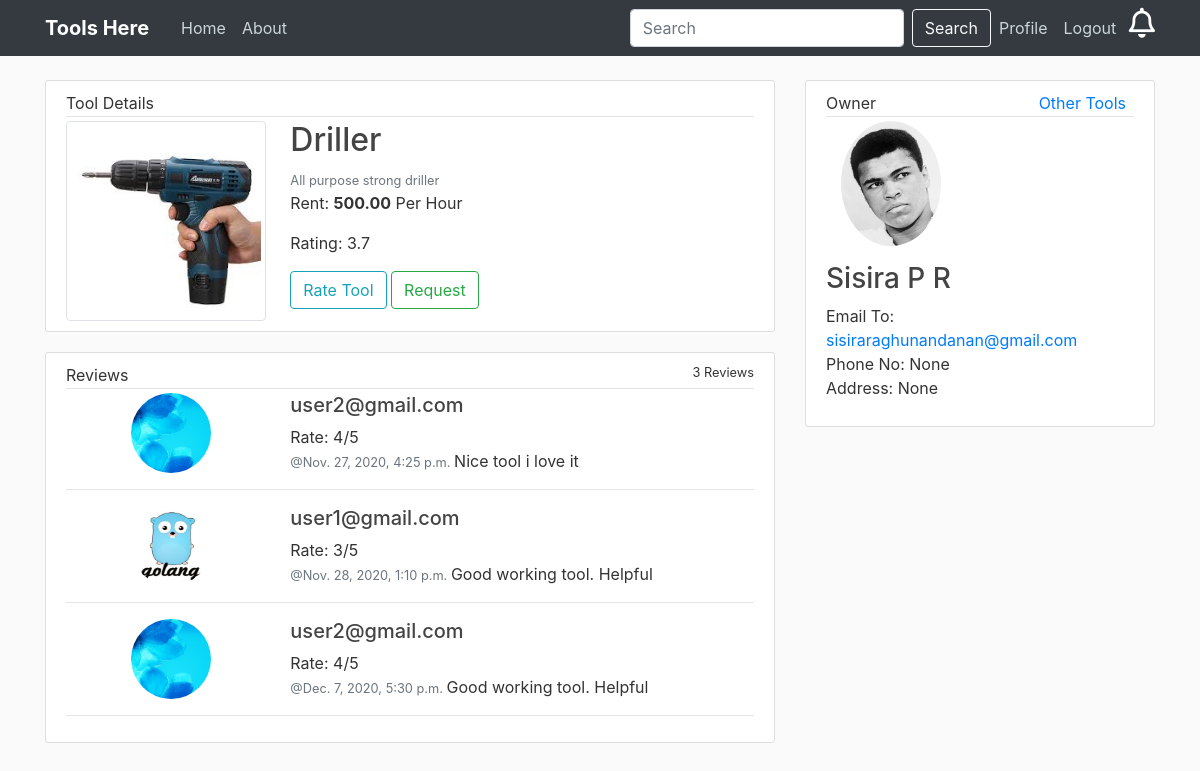
The app's page /post/2/ (signed in) with its own data.
### home/models.py (models this page shows, shortened)
class Post(models.Model):
	tool = models.CharField(max_length=100)
	content = models.CharField(max_length=300)
	rent = models.DecimalField(decimal_places=2,max_digits=12)
	rent_type = models.CharField(max_length=100,choices=RENT_CHOICES,default=RENT_CHOICES[0][0])
	rating = models.FloatField(default=0)
	owner = models.ForeignKey(CustomUser, on_delete=models.CASCADE)
	image = models.ImageField(default='default.jpg', upload_to='tool_pics')
	available = models.BooleanField(default=False)

class Review(models.Model):
	user = models.ForeignKey(CustomUser, on_delete=models.CASCADE)
	post = models.ForeignKey(Post, on_delete=models.CASCADE)
	date = models.DateTimeField(auto_now_add=True)
	text = models.TextField(max_length=3000, blank=True)
	rate = models.PositiveSmallIntegerField(choices=RATE_CHOICES)

### accounts/models.py (models this page shows)
class CustomUser(AbstractUser):
    username = None
    email = models.EmailField(_('email address'), unique=True)
    phone = models.CharField(max_length=10, null=True)
    address = models.CharField(max_length=200, null=True)
    USERNAME_FIELD = 'email'
    REQUIRED_FIELDS = []
    objects = CustomUserManager()

### users/models.py (models this page shows, shortened)
class Profile(models.Model):
    user = models.OneToOneField(CustomUser, on_delete=models.CASCADE)
    image = models.ImageField(default='default.jpg', upload_to='profile_pics')

### home/views.py (the view)
# urls.py: path('post/<int:pk>/', PostDetail, name='post-detail'), #path('post/<int:pk>/', PostDetailView.as_view(), name='post-detail'),
@login_required()
def PostDetail(request, pk):
	if Post.objects.filter(id=pk).exists():
		post_data = Post.objects.get(id=pk)
		reviews = Review.objects.filter(post=post_data)
		review_avg = reviews.aggregate(Avg('rate'))
		review_count = reviews.count()
		post_data.rating = list(review_avg.values())[0]
		post_data.save()
		context = {
			'object':post_data,
			'reviews':reviews,
			'review_avg':review_avg,
			'review_count':review_count,
		}
		return render(request,'home/post_detail.html',context)

### home/templates/home/post_detail.html
{% extends "base.html" %}
{% block content %}
    	<article class="media content-section">
          <div class="media-body">
            <div class="article-metadata">Tool Details</div>
            <div class="row padding">
              <div class="col-md-4">
                <img class="img-thumbnail" src="{{ object.image.url }}" width="200" height="200">
              </div>
              <div>
                <h2 class="article-title">{{ object.tool }}</h2>
                <small class="text-muted">{{ object.content }}</small>
                <p>Rent: <b>{{ object.rent }}</b> {{ object.rent_type }}</p>
                <p class="article-content">Rating: {{ object.rating|floatformat:1 }}</p>
                <a href="{% url 'rate-post' object.id %}" class="btn btn-outline-info">Rate Tool</a>
                <a href="{% url 'request-post' object.id %}" class="btn btn-outline-success">Request</a>
              </div>
            </div>
          </div>
      </article>
      <article class="media content-section">
          <div class="media-body">
            <div class="article-metadata d-flex justify-content-between">Reviews <small>{{review_count}} Reviews</small>
            </div>
            {% for review in reviews %}
            <div class="row padding">
              <div class="col-md-4 d-flex justify-content-center">
                <img class="rounded-circle" src="{{ review.user.profile.image.url }}" width="80" height="80">
              </div>
              <div>
                <h5 class="article-title">{{ review.user.email }}</h5>
                Rate: {{ review.rate }}/5<br>
                <small class="text-muted">@{{ review.date }} </small>{{review.text }}
              </div>
            </div>
            <hr>
            {% endfor %}
          </div>
      </article>
{% endblock content %}
{% block sidebar %}
      <article class="content-section">
          <div class="media-body">
            <div class="article-metadata d-flex justify-content-between">Owner
              <div class=""><a class="mr-2" href="#">Other Tools</a></div>
            </div>
            <div class="d-flex flex-column">
              <div class="col-md-4 d-flex">
                <img class="rounded-circle account-img" src="{{ object.owner.profile.image.url }}">
              </div>
              <div>
                <h3 class="article-title">{{ object.owner.first_name }} {{ object.owner.last_name }}</h3>
                Email To: <a class="mr-2" href="mailto: {{ object.owner.email }}">{{ object.owner.email }}</a><br>
                Phone No: {{ object.owner.phone }}
                <p class="article-content">Address: {{ object.owner.address }}</p>
              </div>
            </div>
          </div>
      </article>
{% endblock sidebar %}

### tools2/static/home/main.css (style rules this page uses)
body { background: #fafafa; color: #333333; margin-top: 5rem; }
h1, h2, h3, h4, h5, h6 { color: #444444; }
.content-section { background: #ffffff; padding: 10px 20px; border: 1px solid #dddddd; border-radius: 3px; margin-bottom: 20px; }
.article-title { color: #444444; }
.article-content { white-space: pre-line; }
.article-metadata { padding-bottom: 1px; margin-bottom: 4px; border-bottom: 1px solid #e3e3e3 }
.account-img { height: 125px; width: 125px; margin-right: 20px; margin-bottom: 16px; }

### records on screen
Post: image (picture), tool "Driller", content "All purpose strong driller", rent "500.00", rent_type "Per Hour", rating "3.7", owner.profile.image (picture), owner.first_name "Sisira", owner.last_name "P R", owner.email "sisiraraghunandanan@gmail.com", owner.phone "None", owner.address "None"
Review: user.profile.image (picture), user.email "user2@gmail.com", rate "4", date "Nov. 27, 2020, 4:25 p.m.", text "Nice tool i love it"
Review: user.profile.image (picture), user.email "user1@gmail.com", rate "3", date "Nov. 28, 2020, 1:10 p.m.", text "Good working tool. Helpful"
Review: user.profile.image (picture), user.email "user2@gmail.com", rate "4", date "Dec. 7, 2020, 5:30 p.m.", text "Good working tool. Helpful"

### other values on screen
{{ review_count }} "3"
